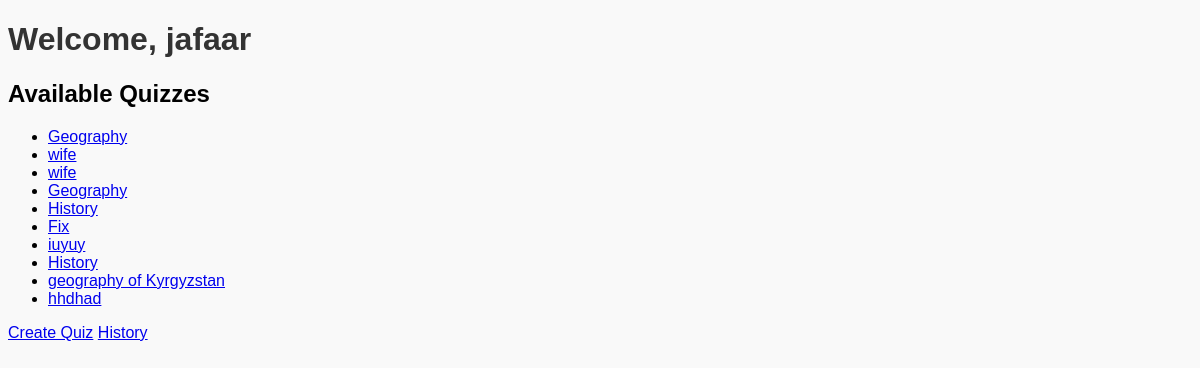
The page /homepage/ (signed in) on the database its author committed.
### quizapp/models.py (models this page shows, shortened)
class Quiz(models.Model):
    name = models.CharField(max_length=255)
    creator = models.ForeignKey(User, on_delete=models.CASCADE)

### quizapp/views.py (the view)
# urls.py: path('homepage/', views.homepage, name='homepage'),
@login_required
def homepage(request):
    quizzes = Quiz.objects.all()
    return render(request, 'homepage.html', {'quizzes': quizzes})

### quizapp/templates/homepage.html (shortened to what this page needs)
<!DOCTYPE html>
<html>
<head>
</head>
<body>
    <h1>Welcome, {{ user.username }}</h1>
    <h2>Available Quizzes</h2>
    <ul>
        {% for quiz in quizzes %}
            <li><a href="{% url 'quiz_detail' quiz.id %}">{{ quiz.name }}</a></li>
        {% empty %}
            <p>No quizzes available</p>
        {% endfor %}
    </ul>
    <a href="{% url 'create_quiz' %}">Create Quiz</a>
    <a href="{% url 'history' %}">History</a>
</body>
</html>

### quizapp/templates/homepage.html (style rules this page uses)
body { background-color: #f9f9f9; font-family: Arial, sans-serif; }
h1 { color: #333333; }

### rows shown on the page
Quiz: name "Geography"
Quiz: name "wife"
Quiz: name "wife"
Quiz: name "Geography"
Quiz: name "History"
Quiz: name "Fix"
Quiz: name "iuyuy"
Quiz: name "History"
Quiz: name "geography of Kyrgyzstan"
Quiz: name "hhdhad"

### other values the page prints
{{ user.username }} "jafaar"
